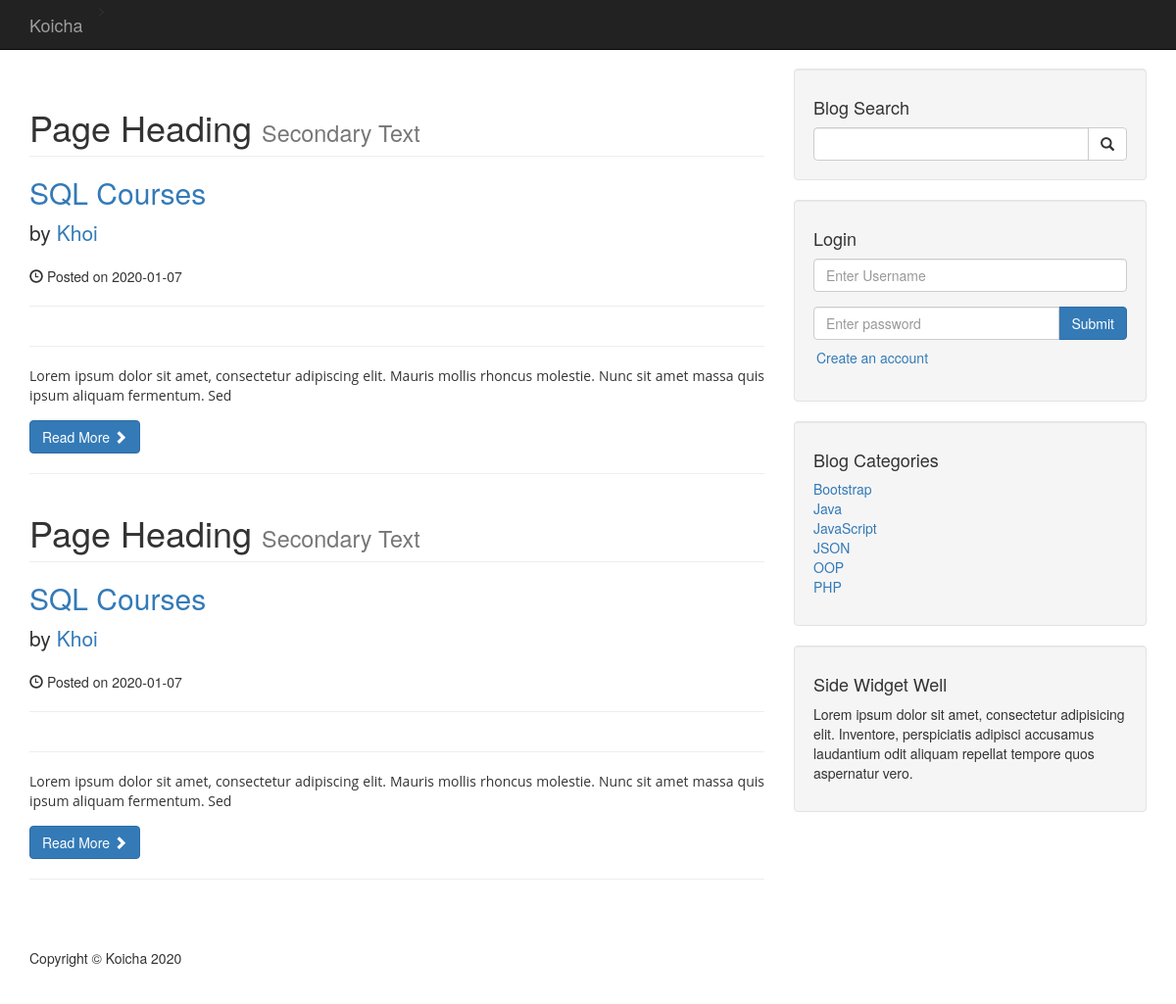
The app's page /categories.php?categories=1 with its own data.
### tables this page shows
CREATE TABLE `post` (
  `post_id` int(11) NOT NULL,
  `post_category_id` int(11) NOT NULL,
  `post_title` varchar(255) NOT NULL,
  `post_author` varchar(255) NOT NULL,
  `post_date` date NOT NULL,
  `post_time` timestamp NOT NULL DEFAULT current_timestamp() ON UPDATE current_timestamp(),
  `post_image` text NOT NULL,
  `post_content` text NOT NULL,
  `post_tags` varchar(255) NOT NULL,
  `post_comment_count` int(11) NOT NULL,
  `post_status` varchar(255) NOT NULL DEFAULT 'draft',
  `post_views_count` int(11) NOT NULL
);

CREATE TABLE `categories` (
  `cat_id` int(3) NOT NULL,
  `cat_title` varchar(255) NOT NULL
);

### admin/includes/widgets/widget_functions.php (called while the page is built, shortened)
<?php
    $query = "SELECT * FROM widget";
    $result = mysqli_query($connection, $query);
    $row = mysqli_fetch_assoc($result);
    $login_widget = $row['widget_value'];
?>

### categories.php (the view, shortened to what this page needs)
<?php include_once "./includes/header.php";?>
<?php include_once "./includes/navbar.php"; ?>
<body>
    <div class="container">
        <div class="row">
            <div class="col-md-8">
            <?php
                if(isset($_GET['categories'])) {
                    $post_category_id = $_GET['categories'];
                }
                $query = "SELECT * FROM post WHERE post_category_id = ? ";
                $stmt = mysqli_prepare($connection, $query);
                mysqli_stmt_bind_param($stmt, "i", $post_category_id);
                mysqli_stmt_execute($stmt);
                $postResult = mysqli_stmt_get_result($stmt);
                while($row = mysqli_fetch_assoc($postResult)) {
                    $post_id = $row['post_id'];
                    $post_title = $row['post_title'];
                    $post_author = $row['post_author'];
                    $post_date = $row['post_date'];
                    $post_content = substr($row['post_content'], 0, 300);
                    ?>
                <h1 class="page-header">
                    Page Heading
                    <small>Secondary Text</small>
                </h1>
                <h2>
                    <a href="post.php?p_id=<?php echo $post_id; ?>"><?php echo $post_title; ?></a>
                </h2>
                <p class="lead">
                    by <a href="index.php"><?php echo $post_author; ?></a>
                </p>
                <p><span class="glyphicon glyphicon-time"></span> Posted on <?php echo $post_date; ?></p>
                <hr>
                <hr>
                <p><?php echo $post_content; ?></p>
                <a class="btn btn-primary" href="post.php?p_id=<?php echo $post_id; ?>">Read More <span class="glyphicon glyphicon-chevron-right"></span></a>
                <hr>
                <?php
                }
                ?>
                </div>
                <?php include_once './includes/sidebar.php'; ?>
        </div>
<?php include_once './includes/footer.php'; ?>

### includes/sidebar.php
<?php
    include_once "./admin/includes/widgets/widget_functions.php";
?>
<div class="col-md-4">
    <div class="well">
        <h4>Blog Search</h4>
        <form action="search.php" method="POST">
            <div class="input-group">
                <input type="text" name="search" class="form-control">
                <span class="input-group-btn">
                    <button type="submit" name="submit" class="btn btn-default">
                        <span class="glyphicon glyphicon-search"></span>
                </button>
                </span>
            </div>
            </form>
    </div>
    <?php
    if($login_widget == "1") {
        include "widget/login_widget.php";
    }
    ?>
    <div class="well">
    <?php
        $query = "SELECT * FROM categories";
        $catResult = mysqli_query($connection, $query);
    ?>
        <h4>Blog Categories</h4>
        <div class="row">
            <div class="col-lg-12">
                <ul class="list-unstyled">
                    <?php
                        while($row = mysqli_fetch_assoc($catResult)) {
                            $cat_id = $row['cat_id'];
                            $cat_title = $row['cat_title'];
                            echo  "<li><a href='categories.php?categories=$cat_id'>{$cat_title}</a></li>";
                        }
                    ?>
                </ul>
            </div>
        </div>
    </div>
    <?php include_once "widget.php"; ?>
</div>

### css/blog-home.css (style rules this page uses)
body { padding-top: 70px; }

### records on screen
post: post_title "SQL Courses", post_author "Khoi", post_date "2020-01-07", post_content "Lorem ipsum dolor sit amet, consectetur adipiscing elit. Mauris mollis rhoncus molestie. Nunc sit amet massa quis ipsum aliquam fermentum. Sed"
post: post_title "SQL Courses", post_author "Khoi", post_date "2020-01-07", post_content "Lorem ipsum dolor sit amet, consectetur adipiscing elit. Mauris mollis rhoncus molestie. Nunc sit amet massa quis ipsum aliquam fermentum. Sed"
categories: cat_title "Bootstrap"
categories: cat_title "Java"
categories: cat_title "JavaScript"
categories: cat_title "JSON"
categories: cat_title "OOP"
categories: cat_title "PHP"
